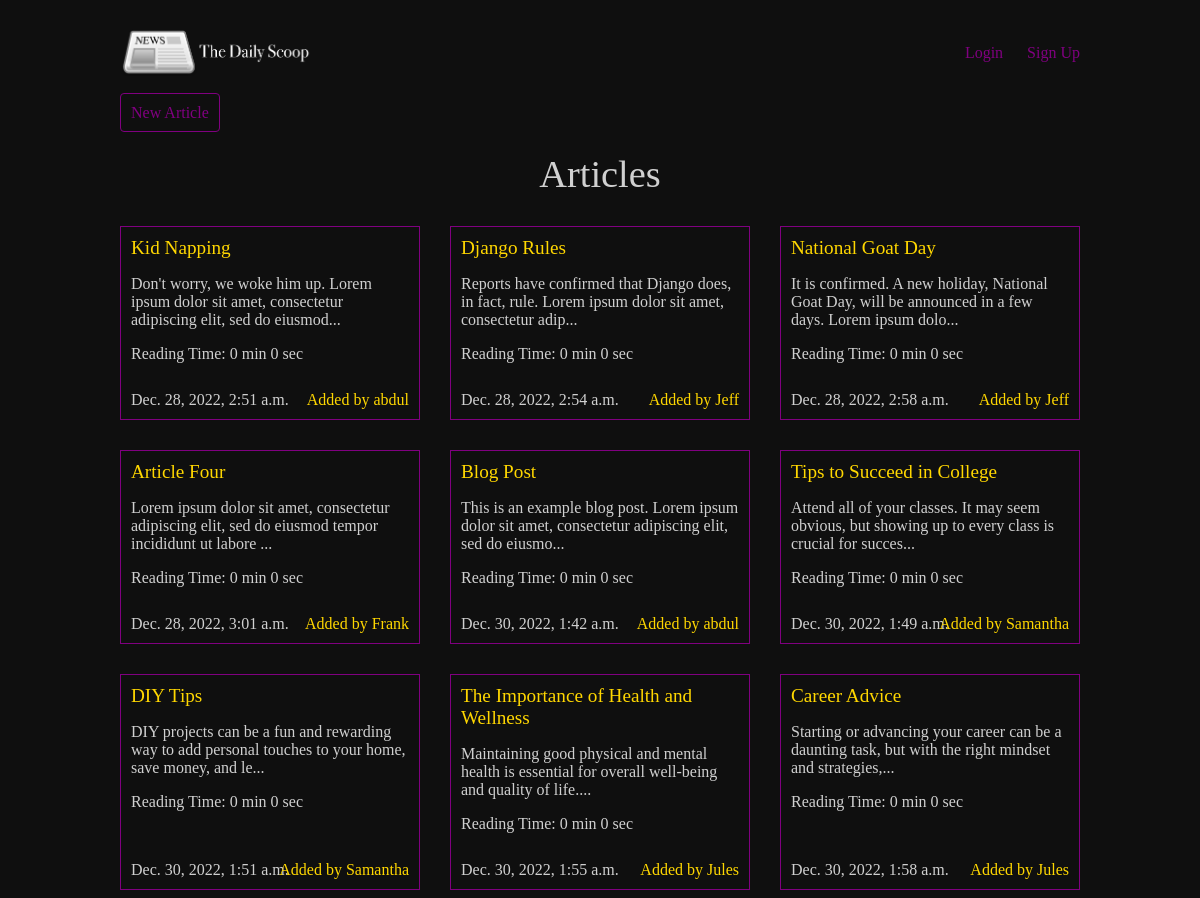
The app's page /articles/, older data.
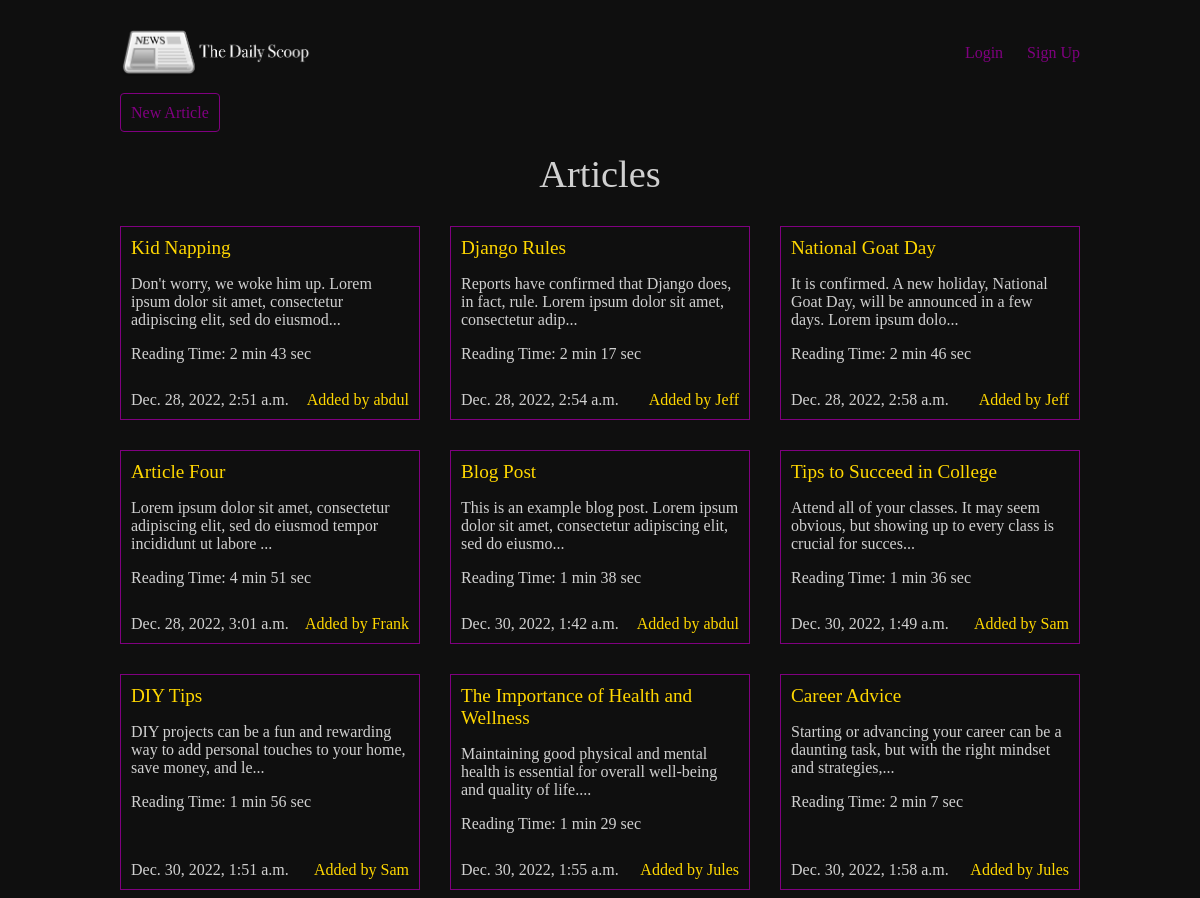
The same page, newer data.
### articles/models.py (models this page shows, shortened)
class Article(models.Model):
  title = models.CharField(max_length=128)
  slug = models.SlugField(max_length=128)
  body = models.TextField()
  date = models.DateTimeField(auto_now_add=True)
  thumbnail = models.ImageField(default='default.png', blank=True)
  author = models.ForeignKey(User, default=None, on_delete=models.SET_DEFAULT)
  wordCount = models.IntegerField(default=0)
  def snippet(self):
    return self.body[:100] + "..."
  def readingTime(self):
    time = int(self.wordCount / 238 * 60)
    minutes = time // 60
    seconds = time % 60
    return f"{minutes} min {seconds} sec"

### articles/views.py (the view)
# urls.py: path('', views.article_list, name='list'), #home page of the articles app
def article_list(req):
  articles = Article.objects.all().order_by('date')
  return render(req, 'articles/article_list.html', {'articles': articles})

### articles/templates/articles/article_list.html
{% extends 'base.html' %}
{% block content %}
<div><a href="{% url 'articles:create' %}" class="highlight">New Article</a></div>
<h1>Articles</h1>
<div class="articles">
  {% for article in articles %}
  <div class="article">
    <h2><a class="title" href="{% url 'articles:detail' slug=article.slug%}">{{ article.title }}</a></h2>
    <p>{{ article.snippet }}</p>
    <p class="date">{{ article.date }}</p>
    <p class="time">Reading Time: {{ article.readingTime }}</p>
    <p class="author">Added by {{ article.author.username }}</p>
  </div>
  {% endfor %}
</div>
{% endblock %}

### templates/base.html (shortened to what this page needs)
{% load static %}
<!DOCTYPE html>
<html>
  <head>
    <link rel="stylesheet" href="{% static 'style.css' %}">
  </head>
  <body>
    <header class="wrapper">
      <h1><a href="{% url 'home' %}"><img src="{% static 'logo.png' %}" style="width: 40%;"></a></h1>
      <nav>
        <ul>
          {% if user.is_authenticated %}
          <li><span>Welcome, {{ user.username }}</span></li>
          <li>
            <form class="logout-link" action="{% url 'accounts:logout' %}" method="post">
              {% csrf_token %}
              <button type="submit">Logout</button>
            </form>
          </li>
          {% else %}
            <li><a href="{% url 'accounts:login' %}">Login</a></li>
            <li><a href="{% url 'accounts:signup' %}">Sign Up</a></li>
          {% endif %}
        </ul>
      </nav>
    </header>
    <div class="wrapper">
      {% block content %}
      {% endblock %}
    </div>
  </body>
</html>

### assets/style.css (style rules this page uses)
body { background-color: #0f0f0f; background-repeat: no-repeat; color: rgb(208, 208, 208); }
body * { font-family: Ubuntu; }
h1, h2, h3, h4, h5 { font-weight: normal; margin: 0; }
a, a:visited { color: purple; text-decoration: none; }
a.title { color:gold; }
.wrapper { max-width: 960px; margin: 0 auto; }
div.wrapper h1 { text-align: center; margin: 30px auto; font-size: 2.4em; }
header { display: grid; grid-template-columns: 1fr 1fr; padding: 20px 0; }
nav { justify-self: end; color: purple; }
nav li { display: inline-block; margin-left: 20px }
.articles { display: grid; grid-template-columns: 1fr 1fr 1fr; grid-gap: 30px; }
.article { padding: 10px; border: 1px solid purple; position: relative; padding-bottom: 40px; }
.article h2 { font-size: 1.2em; color: gold }
.article .date { padding: 10px; position: absolute; left: 0; bottom: 0; margin: 0; }
.article .author { padding: 10px; position: absolute; right: 0; bottom: 0; margin: 0; color: gold; }
a.highlight { border: 1px solid; padding: 10px; border-radius: 4px; }

Row changes from the older to the newer data that the page shows:
changed Article "Kid Napping": readingTime "0 min 0 sec" → "2 min 43 sec"
changed Article "Django Rules": readingTime "0 min 0 sec" → "2 min 17 sec"
changed Article "National Goat Day": readingTime "0 min 0 sec" → "2 min 46 sec"
changed Article "Article Four": readingTime "0 min 0 sec" → "4 min 51 sec"
changed Article "Blog Post": readingTime "0 min 0 sec" → "1 min 38 sec"
changed Article "Tips to Succeed in College": readingTime "0 min 0 sec" → "1 min 36 sec"; author.username "Samantha" → "Sam"
changed Article "DIY Tips": readingTime "0 min 0 sec" → "1 min 56 sec"; author.username "Samantha" → "Sam"
changed Article "The Importance of Health and Wellness": readingTime "0 min 0 sec" → "1 min 29 sec"
changed Article "Career Advice": readingTime "0 min 0 sec" → "2 min 7 sec"
